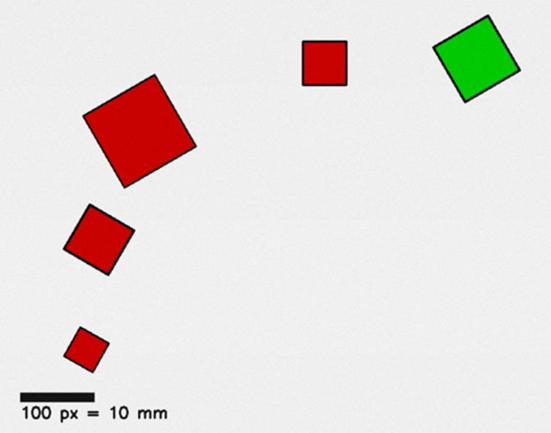
#> input picture T3/Input/image1.png, 551 x 433 px, found by its file name
$ python T3.py
#> lines starting #> are read from the running program, lines starting #| are printed output that depends on the picture; after the words box and inside, x2 and y2 are one past the last pixel; in counts of white or black regions, pixels touching at a corner belong together
import cv2
import numpy as np
import json

# 其下输入图片名称 (＾▽＾)
image_path = "image1.png"   # <-- (＾▽＾) 在此处输入图片名称
# 其上输入图片名称 (＾▽＾)

image = cv2.imread("T3/Input/" + image_path)
#> image is the input picture: shape (433, 551, 3); mean B, G, R 220.6, 223.6, 230.2

# 检查图像是否成功加载
if image is None:
    print(f"错误：无法加载图像 '{image_path}'。请确认文件存在并可读取。")
    raise SystemExit(1)

# 基于 HSV 颜色阈值进行检测
hsv = cv2.cvtColor(image, cv2.COLOR_BGR2HSV)
#> hsv: shape (433, 551, 3); mean H, S, V 5.8, 18, 233.3

# 定义 HSV 范围
color_ranges = {
    'red1': (np.array([0, 100, 100]), np.array([10, 255, 255])),
    'red2': (np.array([160, 100, 100]), np.array([179, 255, 255])),
    'green': (np.array([40, 60, 60]), np.array([85, 255, 255])),
    'blue': (np.array([90, 60, 60]), np.array([140, 255, 255])),
    'yellow': (np.array([15, 60, 60]), np.array([35, 255, 255]))
}

# 初始化颜色计数器
color_count = {'red': 0, 'green': 0, 'blue': 0, 'yellow': 0}

# 初始化检测结果列表
detections = []

# 对每个目标颜色生成掩码并检测轮廓
for cname in ['red', 'green', 'blue', 'yellow']:
    if cname == 'red':
        mask1 = cv2.inRange(hsv, color_ranges['red1'][0], color_ranges['red1'][1])
        mask2 = cv2.inRange(hsv, color_ranges['red2'][0], color_ranges['red2'][1])
        mask = cv2.bitwise_or(mask1, mask2)
    else:
        low, high = color_ranges[cname]
        mask = cv2.inRange(hsv, low, high)

    # 查找轮廓
    contours, _ = cv2.findContours(mask, cv2.RETR_EXTERNAL, cv2.CHAIN_APPROX_SIMPLE)

    # 遍历每个轮廓
    for cnt in contours:
        # 计算轮廓面积
        area = cv2.contourArea(cnt)
        if area < 200:  # 更低的阈值以捕获更小方块
            continue

        # 使用最小外接矩形以获得旋转角度和准确的尺寸
        rect = cv2.minAreaRect(cnt)
        (cx_rect, cy_rect), (rw, rh), angle = rect
        cx = int(cx_rect)
        cy = int(cy_rect)
        # 用矩形的较长边作为主要尺寸（更代表方块大小）
        size_px = int(max(rw, rh))
        angle_deg = int(round(angle))  # 取整旋转角度

        color_count[cname] += 1

        # 绘制旋转矩形和中心点
        box = cv2.boxPoints(rect)
        box = box.astype(int)

        # 绘制灰色边框
        gray_color = (64, 64, 64)
        cv2.drawContours(image, [box], 0, gray_color, 3)
        cv2.circle(image, (cx, cy), 4, (0, 0, 0), -1)

        # 在矩形左上角附近标注颜色（标签）
        box_points = box.tolist()
        min_y = min(pt[1] for pt in box_points)     # 找到最小 y 坐标（最上方的点） 生成器表达式
        min_x = min(pt[0] for pt in box_points)     # 找到最小 x 坐标（最左侧的点） 生成器表达式
        text_x = max(5, min_x)                      # 确保文本不会太靠近图像左边缘
        text_y = max(15, min_y - 8)                 # 确保文本不会太靠近图像上边缘
        # 绘制黑色主体
        cv2.putText(image, cname, (text_x, text_y), cv2.FONT_HERSHEY_SIMPLEX, 0.6, (0, 0, 0), 1, cv2.LINE_AA)

        detections.append({'cx': cx, 'cy': cy, 'size_px': size_px, 'angle_deg': angle_deg, 'color': cname})
#> this loop made 4 passes
#> contours on passes 3 to 4: [[[435, 52]]], 2 contours, all with area under 20
#> pass 1, `mask1 = cv2.inRange(hsv, color_ranges['red1'][0], color_ranges['red1']..`:
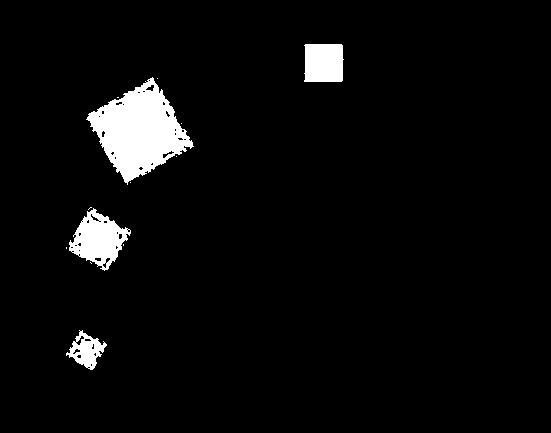
#> mask1: shape (433, 551); 4.3% white; 13 white regions (9 under 20 px), largest, box (x1, y1, x2, y2) and area: (86, 77, 194, 185) 6002, (69, 208, 131, 271) 2048, (304, 44, 344, 82) 1447, (66, 330, 107, 370) 774
#> pass 1, `mask2 = cv2.inRange(hsv, color_ranges['red2'][0], color_ranges['red2']..`:
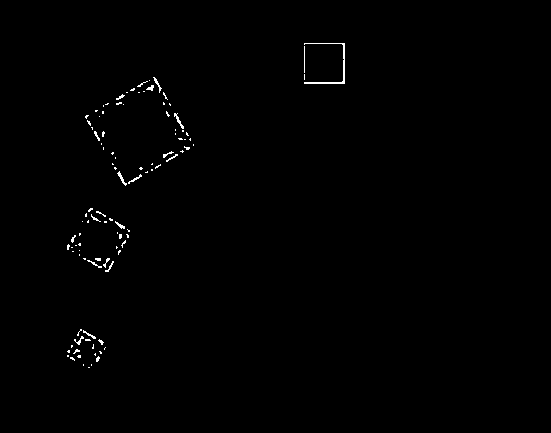
#> mask2: shape (433, 551); 0.53% white in thin lines or dots, all inside (x1, y1, x2, y2) = (67, 43, 345, 368)
#> pass 1, `mask = cv2.bitwise_or(mask1, mask2)`:
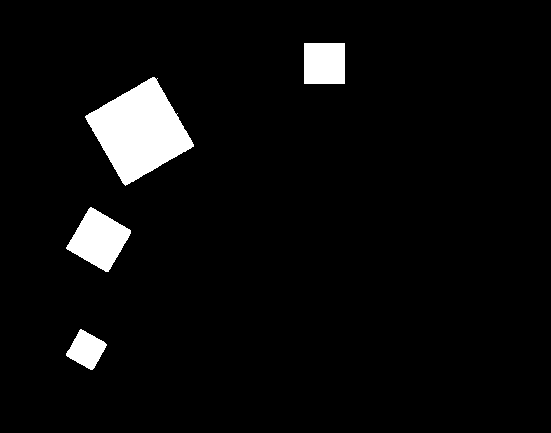
#> mask: shape (433, 551); 4.8% white; 4 white regions, box (x1, y1, x2, y2) and area: (85, 77, 194, 186) 6527, (66, 207, 131, 272) 2376, (304, 43, 345, 84) 1681, (66, 329, 107, 370) 969
#> pass 2, `mask = cv2.inRange(hsv, low, high)`:
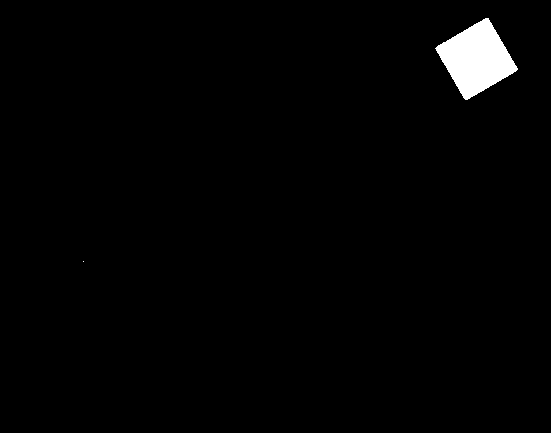
#> mask: shape (433, 551); 1.6% white; 2 white regions (1 under 20 px), largest, box (x1, y1, x2, y2) and area: (435, 18, 518, 100) 3779
#> after the loop:
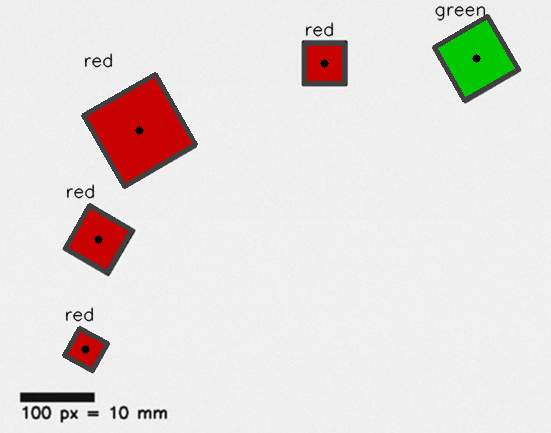
#> image: shape (433, 551, 3); 2.8% of pixels changed, all inside (x1, y1, x2, y2) = (62, 5, 521, 373)
#> after the loop:
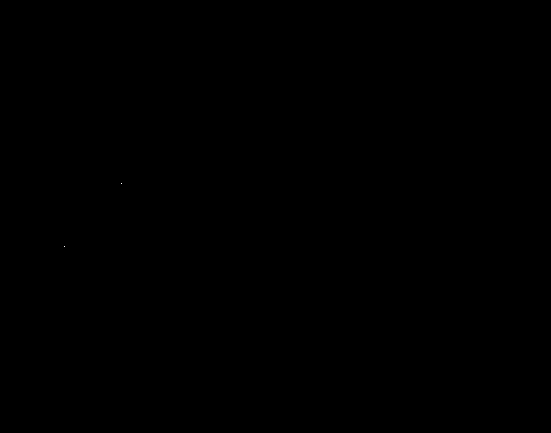
#> mask: shape (433, 551); 0% white in thin lines or dots, all inside (x1, y1, x2, y2) = (64, 183, 122, 247)
#> after the loop, color_count = {'red': 4, 'green': 1, 'blue': 0, 'yellow': 0}; detections = 5 items

# 保存检测结果为 JSON
out = {
    'filename': image_path,
    'detections': detections,
    'color_counts': color_count
}
with open("T3/Output/Out_json.json", "w", encoding="utf-8") as json_file:
    json.dump(out, json_file, ensure_ascii=False, indent=2)

# 保存结果图像
out_image_path = "T3/Output/Out_image.png"
cv2.imwrite(out_image_path, image)

# 显示结果图像窗口
try:
    window_name = "Out_Image"
    cv2.namedWindow(window_name, cv2.WINDOW_NORMAL)
    # 显示结果图像
    cv2.imshow(window_name, image)
    print("\n按任意键关闭窗口。")
    # 等待按键关闭窗口
    cv2.waitKey(0)
    # 关闭窗口
    cv2.destroyAllWindows(window_name)
except Exception:
    # 在无 GUI 环境或无法创建窗口时忽略错误
    pass

$ run again, with T3/image2.png copied over T3/Input/image1.png
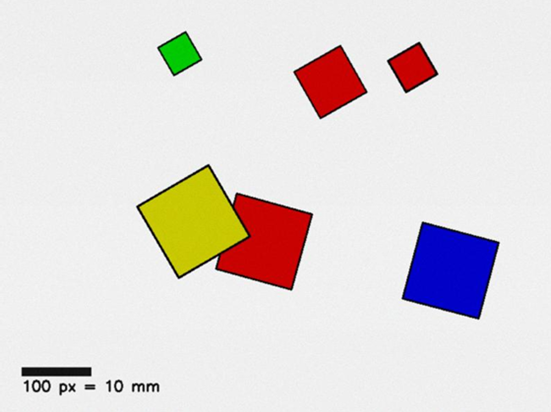
#> input picture T3/image2.png, 551 x 412 px, found by its file name
#> image is the input picture: shape (412, 551, 3); mean B, G, R 217.2, 218.4, 225.5
#> hsv: shape (412, 551, 3); mean H, S, V 9.5, 26.8, 231.5
#> after the loop `for cname in ['red', 'green', 'blue', 'yellow']:`:
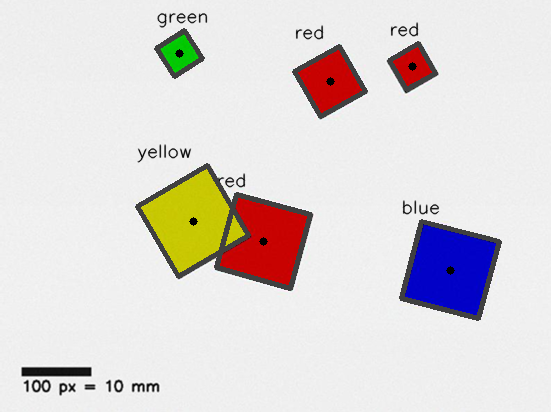
#> image: shape (412, 551, 3); 3.99% of pixels changed, all inside (x1, y1, x2, y2) = (135, 12, 502, 321)
#> after the loop `for cname in ['red', 'green', 'blue', 'yellow']:`:
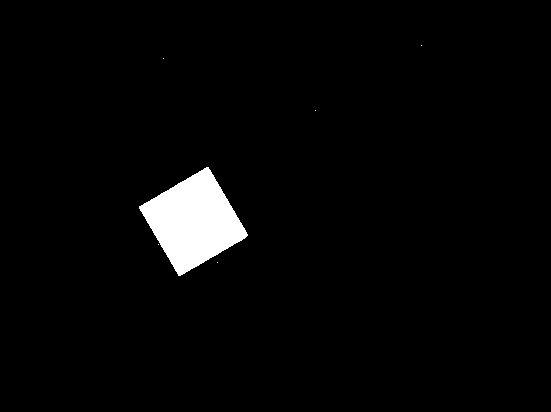
#> mask: shape (412, 551); 2.9% white; 6 white regions (5 under 20 px), largest, box (x1, y1, x2, y2) and area: (139, 167, 248, 276) 6522
#> after the loop `for cname in ['red', 'green', 'blue', 'yellow']:`: color_count = {'red': 3, 'green': 1, 'blue': 1, 'yellow': 1}; detections = 6 items
